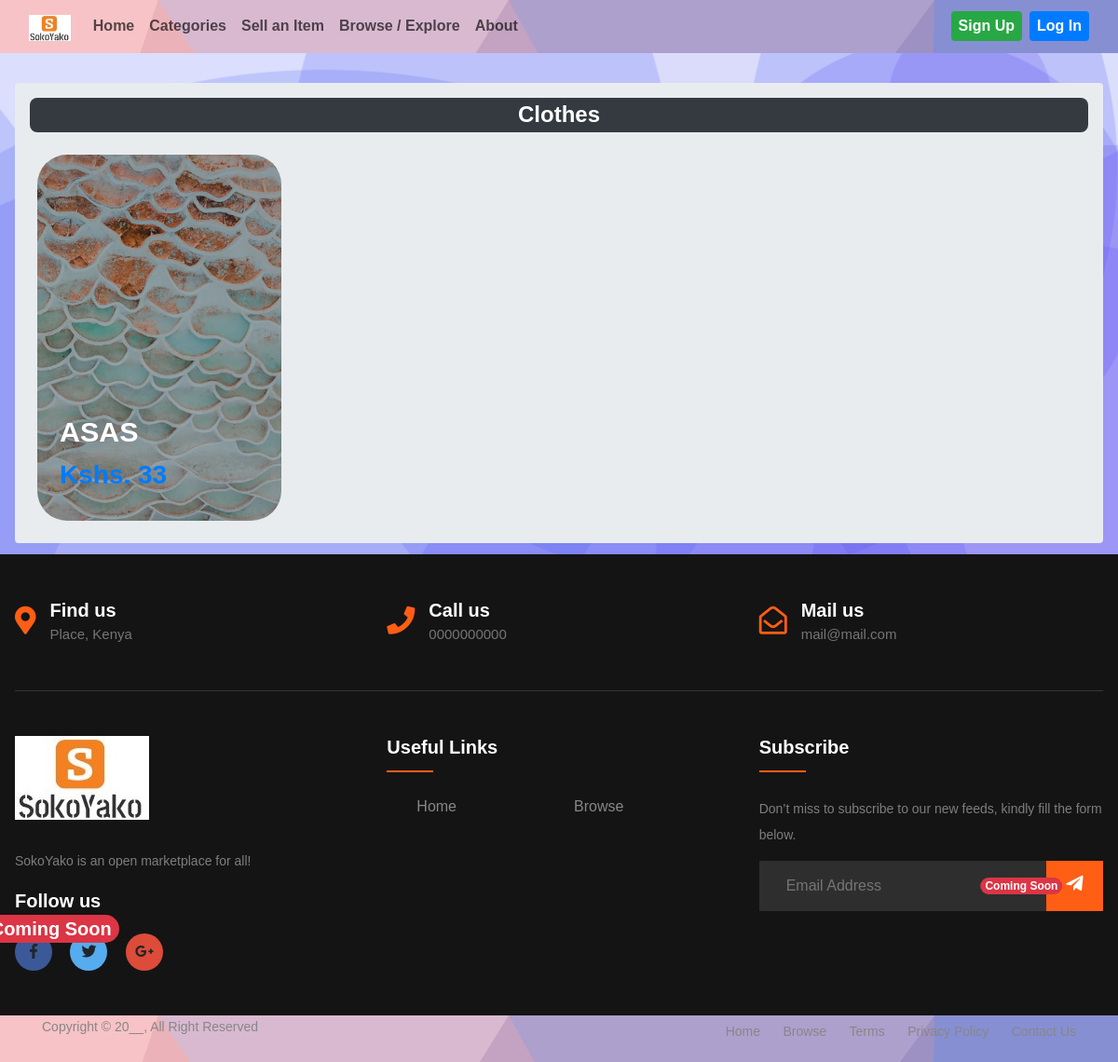
Page /items/category/1/ on the earlier database version.
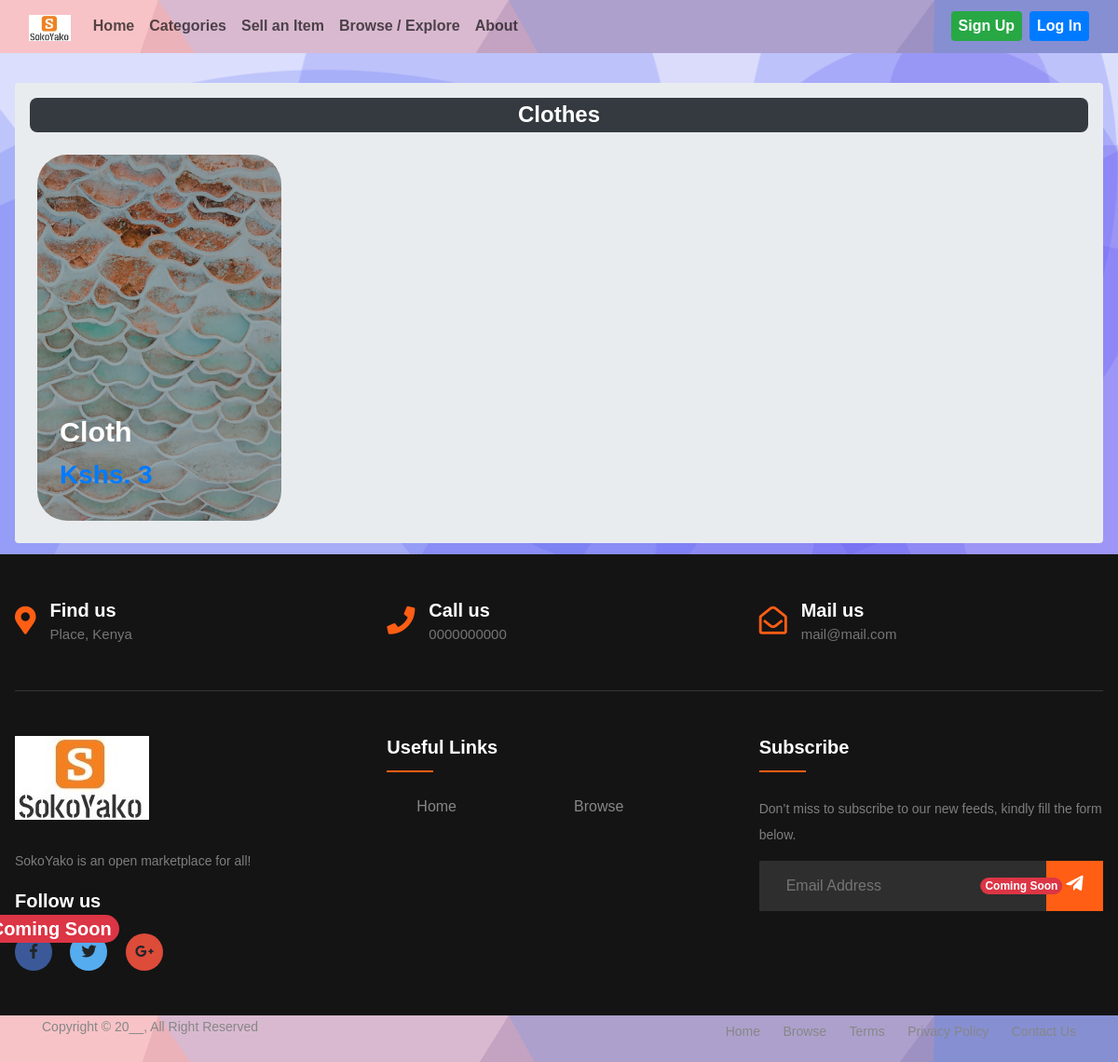
Same page on the later database version.
### item/models.py (models this page shows, shortened)
class Item(models.Model):
    category = models.ForeignKey(Category, related_name='items', on_delete=models.CASCADE)
    name = models.CharField(max_length=200)
    quantity = models.PositiveIntegerField(blank=True, null=True)
    description = models.TextField(blank=True, null=True)
    price = models.IntegerField()
    image = models.ImageField(upload_to='item_images', blank=True, null=True)
    is_sold = models.BooleanField(default=False)
    is_featured = models.BooleanField(default=False)
    created_by = models.ForeignKey(User, related_name='items', on_delete=models.CASCADE)
    created_at = models.DateTimeField(auto_now_add=True)

### item/views.py (the view)
# urls.py: path('category/<int:category_id>/', views.items_by_category, name='items_by_category'),
def items_by_category(request, category_id):
    category = get_object_or_404(Category, pk=category_id)
    if request.user.is_authenticated:
        try:
            contact_card = ContactCard.objects.get(user=request.user)
        except ContactCard.DoesNotExist:
            contact_card = None
    else:
        contact_card = None
    items = Item.objects.filter(category=category)
    return render(request, 'items_by_category.html', {
        'category': category,
        'items': items,
        'contact_card': contact_card
    })

### item/templates/items_by_category.html (shortened to what this page needs)
{% extends 'layout.html' %}
{% load static %}
{% block data %}
    <div class="container-fluid p-2 clearfix">
        <div class="mt-4 mb-1 mx-2 p-3 bg-body-secondary rounded">
            <h2 class="mb-3 fs-3 text-center text-white fs-4 fw-bolder bg-dark p-1 rounded-3">{{ category.name }}</h2>
            <div class="simpcard-grid p-2">
                {% for item in items %}
                    <a class="simpcard rounded-5" href="{% url 'item:detail' item.id %}">
                        <div class="simpcard__background rounded-5" style="background-image: url('{{ item.image.url }}')"></div>
                        <div class="card__content">
                            <h3 class="card__heading text-capitalize text-white fw-bolder">{{ item.name }}</h3>
                            <h3 class="fw-bolder">Kshs. {{ item.price }}</h3>
                        </div>
                    </a>
                {% endfor %}
            </div>
        </div>
    </div>
{% endblock %}

Differences in the rows shown:
changed Item: name "ASAS" → "Cloth"; price "33" → "3"
